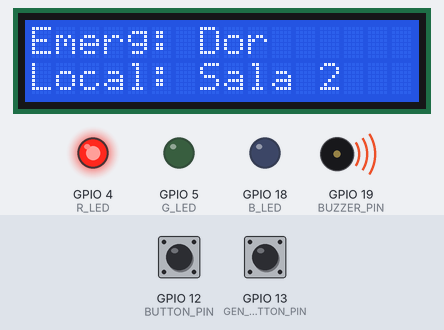
A sketch run on a simulated ESP32. Shown: 16×2 character LCD, output pins drawn as LEDs (lit = HIGH), buzzer (waves = sounding). The inputs (shaded band) are chosen by the test bench; at power-on: GPIO 12 (BUTTON_PIN) HIGH, GPIO 13 (GEN_EMER_BUTTON_PIN) HIGH. Random numbers use the default seed unless the sketch sets one.

Above: at 0.93 s.
1.3 s: GPIO 12 (BUTTON_PIN) pulled LOW for 0.75 s
At 3.1 s:
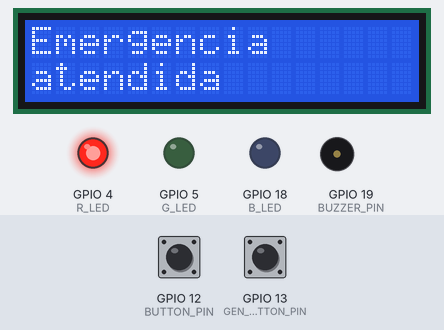
5.3 s: GPIO 13 (GEN_EMER_BUTTON_PIN) pulled LOW for 0.75 s
At 6.4 s:
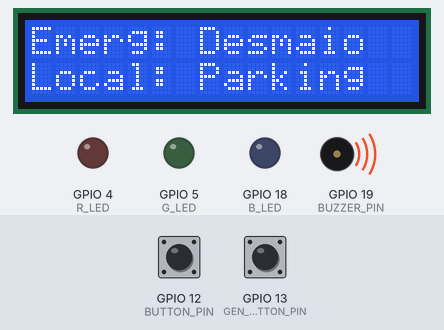
8.1 s: GPIO 13 (GEN_EMER_BUTTON_PIN) pulled LOW for 1 s
At 9.37 s:
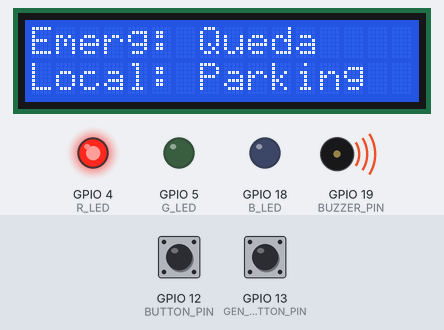
11.2 s: GPIO 12 (BUTTON_PIN) pulled LOW for 1 s
At 15.3 s:
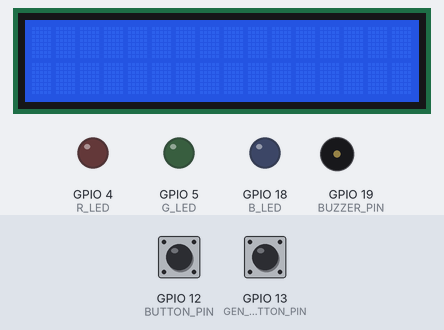
15.5 s: GPIO 13 (GEN_EMER_BUTTON_PIN) pulled LOW for 0.75 s
At 16.7 s:
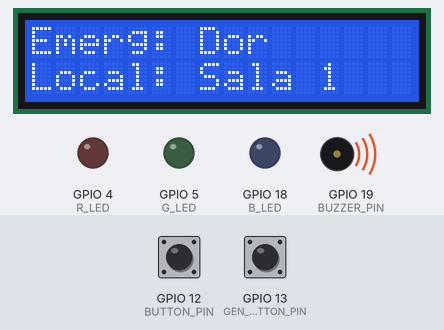
17.7 s: GPIO 13 (GEN_EMER_BUTTON_PIN) pulled LOW for 3.2 s
At 21.77 s:
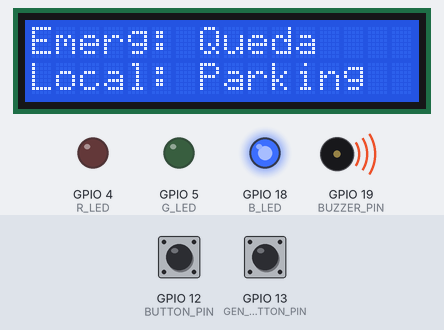
Timing chart, 0 to 24.6 s (numbered marks = the images above; inputs shaded):
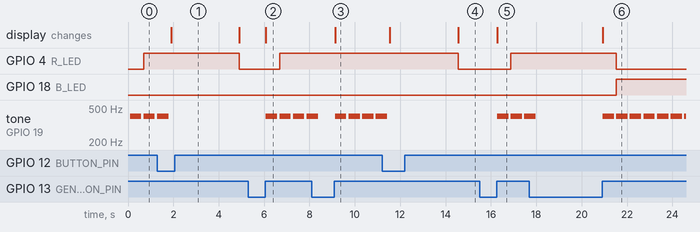

Measured:
- after the input at 1.3 s, GPIO 4 (R_LED): HIGH → LOW after 3.6 s; the display: changes after 0.61 s (image 1)
- after the input at 5.3 s, GPIO 4 (R_LED): LOW → HIGH after 1.4 s; tone on GPIO 19 (BUZZER_PIN): alternates 400 Hz for 0.50 s and silent for 0.10 s, starting after 0.78 s; the display: changes after 0.78 s (image 2)
- after the input at 8.1 s, the display: changes after 1.0 s (image 3)
- after the input at 11.2 s, GPIO 4 (R_LED): HIGH → LOW after 3.4 s; the display: first changes after 0.35 s (image 4 shows a later state)
- after the input at 15.5 s, GPIO 4 (R_LED): LOW → HIGH after 1.4 s; tone on GPIO 19 (BUZZER_PIN): alternates 400 Hz for 0.50 s and silent for 0.10 s, starting after 0.78 s; the display: changes after 0.78 s (image 5)
- after the input at 17.7 s, GPIO 4 (R_LED): HIGH → LOW after 3.8 s; GPIO 18 (B_LED): LOW → HIGH after 3.8 s; the display: changes after 3.2 s (image 6)

The sketch:

sketch.ino
```cpp
#include <LiquidCrystal_I2C.h> // Library for using the LCD I2C display

LiquidCrystal_I2C lcd(0x27, 16, 2); // Display configurations

#define R_LED 4 // Red LED on pin 4
#define G_LED 5 // Green LED on pin 5
#define B_LED 18 // Blue LED on pin 18
#define BUTTON_PIN 12 // Button on pin 12 for attending emergencies
#define GEN_EMER_BUTTON_PIN 13 // New button for generating emergencies
#define BUZZER_PIN 19 // buzzer no pino 19

// Emergency class to simulate emergencies that occur in the hospital
class Emergency {
public:
  String type;
  String local;
  int level;
  bool handled;

  // Emergency class constructor
  Emergency(String _type, String _local, int _level) {
    type = _type;
    local = _local;
    level = _level;
    handled = false;
  }

  // Displays emergency information on the LCD simulating what doctors will see on a daily basis
  void printEmergency() {
    lcd.backlight();
    lcd.clear();
    lcd.setCursor(0, 0);
    lcd.print("Emerg: " + type); // Emerg = Emergency
    lcd.setCursor(0, 1);
    lcd.print("Local: " + local);
  }

  // Controls the LEDs based on the level of the emergency and whether it has been attended to by a doctor
  void emergencyLevelLED() {
    if (handled) {
      digitalWrite(R_LED, LOW);
      digitalWrite(G_LED, LOW);
      digitalWrite(B_LED, LOW);
    } else {
        tone(BUZZER_PIN, 400, 500); // Buzzer emite som na frequência de 400Hz por 500ms
        delay(600); // Intervalo de 100ms entre cada emissão de som
      if (level == 3) { // Red for high severity
        digitalWrite(R_LED, HIGH);
        digitalWrite(G_LED, LOW);
        digitalWrite(B_LED, LOW);
      } else if (level == 2) { // Yellow for medium severity
        digitalWrite(R_LED, HIGH);
        digitalWrite(G_LED, HIGH);
        digitalWrite(B_LED, LOW);
      } else if (level == 1) { // Blue for mild severity
        digitalWrite(R_LED, LOW);
        digitalWrite(G_LED, LOW);
        digitalWrite(B_LED, HIGH);
      }
    }
  }

  // Checks if the attendance button was pressed
  void checkButtonHandled(int buttonPin) {
    if (digitalRead(buttonPin) == LOW) {
      handled = true;
      noTone(BUZZER_PIN); // Buzzer é silenciado
      lcd.clear();
      lcd.setCursor(0, 0);
      lcd.print("Emergencia");
      lcd.setCursor(0, 1);
      lcd.print("atendida");
      delay(3000); // Replace with non-blocking delay later
      lcd.clear();
    }
  }
};

// Creating lists of hypothetical situations to be combined as emergencies (for testing only)
String types[] = {"Queda", "Dor", "Desmaio"};
String locals[] = {"Sala 1", "Sala 2", "Parking", "Recepcao"};
int levels[] = {1, 2, 3};

// Function to generate a random emergency
Emergency generateRandomEmergency() {
  String randomType = types[random(3)];
  String randomLocal = locals[random(4)];
  int randomLevel = levels[random(3)];
  return Emergency(randomType, randomLocal, randomLevel);
}

Emergency currentEmergency = generateRandomEmergency(); // Initialize with a random emergency

// Function to generate an emergency when the button is pressed
void generateEmergencyIfPressed() {
  if (digitalRead(GEN_EMER_BUTTON_PIN) == LOW) {
    delay(50); // Debounce delay
    if (digitalRead(GEN_EMER_BUTTON_PIN) == LOW) {
      while (digitalRead(GEN_EMER_BUTTON_PIN) == LOW); // Wait for button release
      currentEmergency = generateRandomEmergency();
      currentEmergency.printEmergency();
      currentEmergency.handled = false; // Ensure the new emergency is marked as unhandled
    }
  }
}

void setup() {
  pinMode(R_LED, OUTPUT);
  pinMode(G_LED, OUTPUT);
  pinMode(B_LED, OUTPUT);
  pinMode(BUTTON_PIN, INPUT_PULLUP);
  pinMode(GEN_EMER_BUTTON_PIN, INPUT_PULLUP); // Set up the new button pin
  pinMode(BUZZER_PIN, OUTPUT);

  lcd.init(); // Initialize the LCD
  currentEmergency.printEmergency(); // Print the first random emergency
}

void loop() {
  currentEmergency.emergencyLevelLED();
  currentEmergency.checkButtonHandled(BUTTON_PIN);
  generateEmergencyIfPressed(); // Check if the emergency generation button was pressed
}
```
